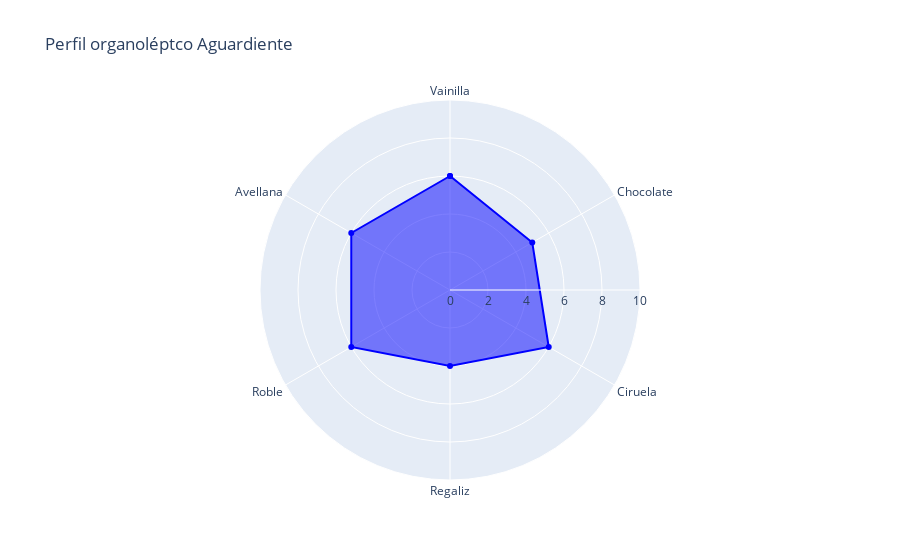
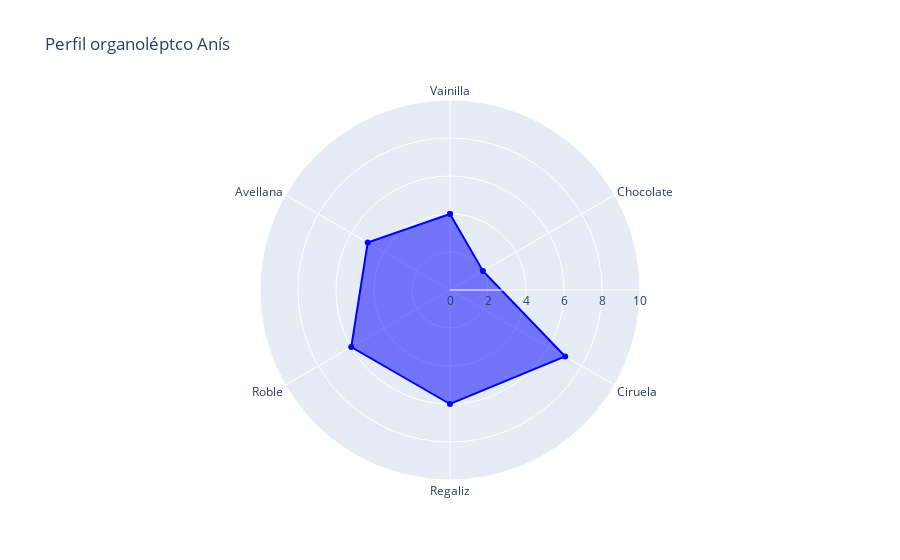
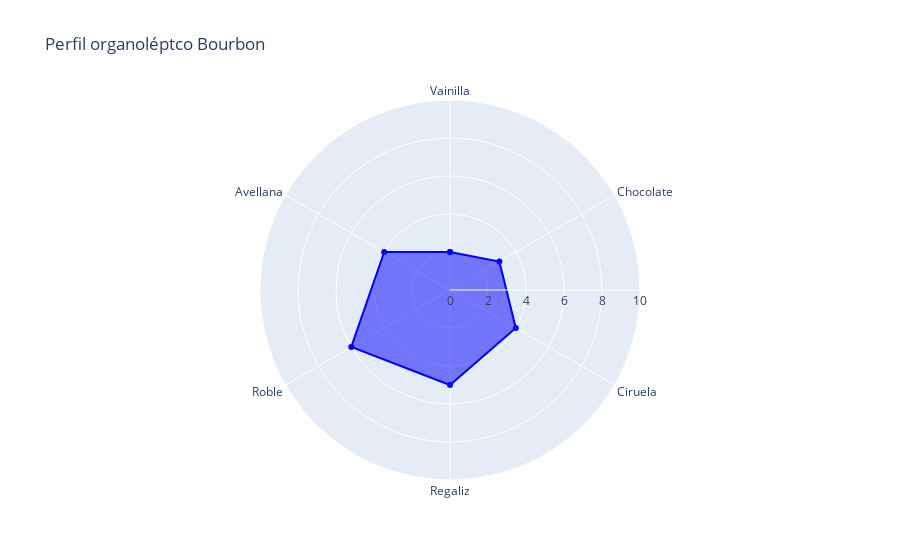
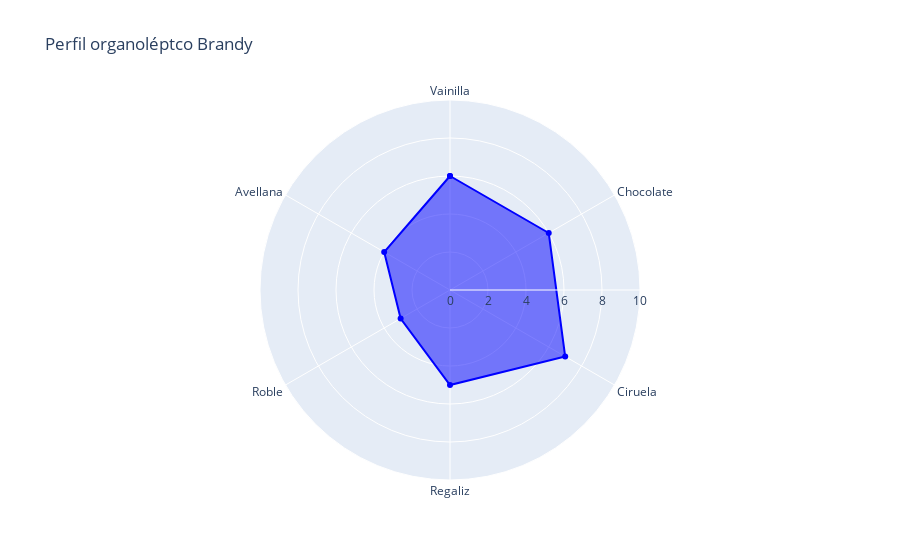

The notebook cell these images were saved under, in order:
### Markdown cell above
Creamos los perfiles para cada producto a través de un for loop.

### Code cell
for i, row in df_cata_medias.iterrows():
    categorias = row.index[1:]
    valores = row[1:]
    
    fig = go.Figure(data=go.Scatterpolar(
        r=list(valores) + [valores[0]],
        theta=list(categorias) + [categorias[0]],
        fill='toself',
        line=dict(color='blue'),
        name=f"Row {i+1}"
    ))
    
    fig.update_layout(
        polar=dict(
            radialaxis=dict(range=[0, 10]),
            angularaxis=dict(direction="clockwise", period=1),
        ),
        title=f"Perfil organoléptco {df_cata_medias['Alcohol'][i+1]}"
    )

    # Para incluir el logo de la empresa como marca de agua en cada perfil
    #fig.add_layout_image(
        #dict(
            #source=watermark_image,
            #xref="paper",
            #yref="paper",
            #x=0.5,
            #y=0.5,
            #sizex=0.5,
            #sizey=0.5,
            #opacity=0.5,
            #layer="below"
        #)
    #)
    
    fig.show()

### Figure 1 — Plotly figure (JSON) as saved in the notebook; plotly's stock layout.template omitted (floating-point values rounded to 4 significant figures)
{"data": [{"fill": "toself", "line": {"color": "blue"}, "name": "Row 1", "r": [6, 5, 6, 4, 6, 6, 6], "theta": ["Vainilla", "Chocolate", "Ciruela", "Regaliz", "Roble", "Avellana", "Vainilla"], "type": "scatterpolar"}], "layout": {"polar": {"angularaxis": {"direction": "clockwise", "period": 1}, "radialaxis": {"range": [0, 10]}}, "title": {"text": "Perfil organoléptco Aguardiente"}}}

### Figure 2 — Plotly figure (JSON) as saved in the notebook; plotly's stock layout.template omitted (floating-point values rounded to 4 significant figures)
{"data": [{"fill": "toself", "line": {"color": "blue"}, "name": "Row 2", "r": [4, 2, 7, 6, 6, 5, 4], "theta": ["Vainilla", "Chocolate", "Ciruela", "Regaliz", "Roble", "Avellana", "Vainilla"], "type": "scatterpolar"}], "layout": {"polar": {"angularaxis": {"direction": "clockwise", "period": 1}, "radialaxis": {"range": [0, 10]}}, "title": {"text": "Perfil organoléptco Anís"}}}

### Figure 3 — Plotly figure (JSON) as saved in the notebook; plotly's stock layout.template omitted (floating-point values rounded to 4 significant figures)
{"data": [{"fill": "toself", "line": {"color": "blue"}, "name": "Row 3", "r": [2, 3, 4, 5, 6, 4, 2], "theta": ["Vainilla", "Chocolate", "Ciruela", "Regaliz", "Roble", "Avellana", "Vainilla"], "type": "scatterpolar"}], "layout": {"polar": {"angularaxis": {"direction": "clockwise", "period": 1}, "radialaxis": {"range": [0, 10]}}, "title": {"text": "Perfil organoléptco Bourbon"}}}

### Figure 4 — Plotly figure (JSON) as saved in the notebook; plotly's stock layout.template omitted (floating-point values rounded to 4 significant figures)
{"data": [{"fill": "toself", "line": {"color": "blue"}, "name": "Row 4", "r": [6, 6, 7, 5, 3, 4, 6], "theta": ["Vainilla", "Chocolate", "Ciruela", "Regaliz", "Roble", "Avellana", "Vainilla"], "type": "scatterpolar"}], "layout": {"polar": {"angularaxis": {"direction": "clockwise", "period": 1}, "radialaxis": {"range": [0, 10]}}, "title": {"text": "Perfil organoléptco Brandy"}}}
